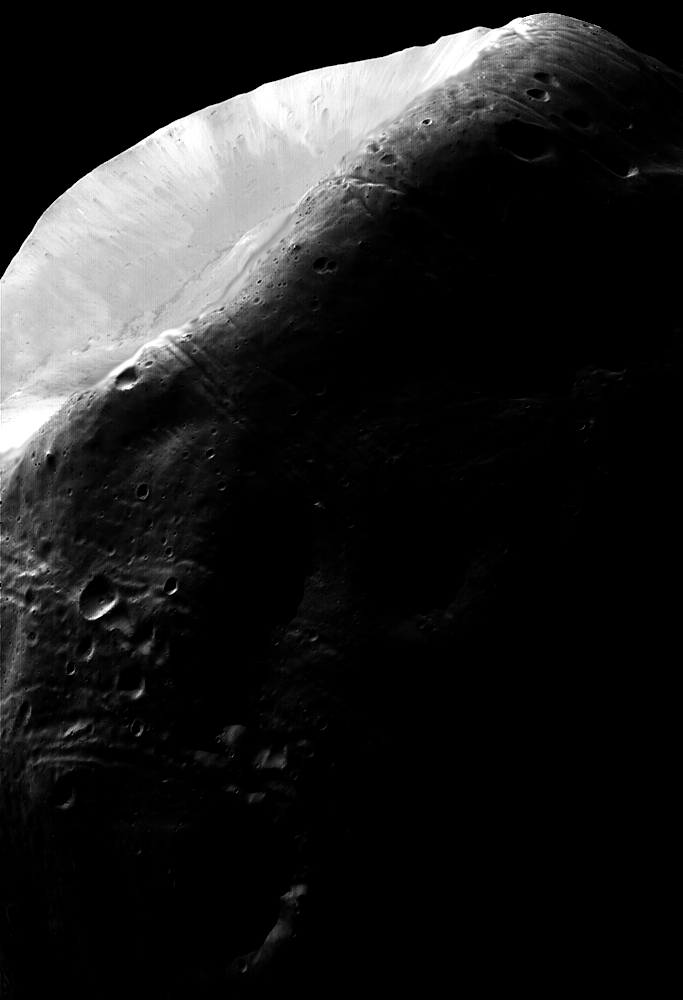
%> input picture CSE-3226 Digital Image Processing Lab/MatWork/Fig0323.tif, 683 x 1000 px
$ octave HistMatchFun.m   (GNU Octave 9; MATLAB toolbox functions it lacks are replaced by stand-ins)
%> lines starting %> are read from the running program, lines starting %| are printed output that depends on the picture
clc;
im1=imread('Fig0323.tif');
%> im1 is the input picture: size 1000x683 uint8; min 0, max 255, mean 31.7
%im2=imread('Fig0320(3).tif');
im2=imread('ref.tif');
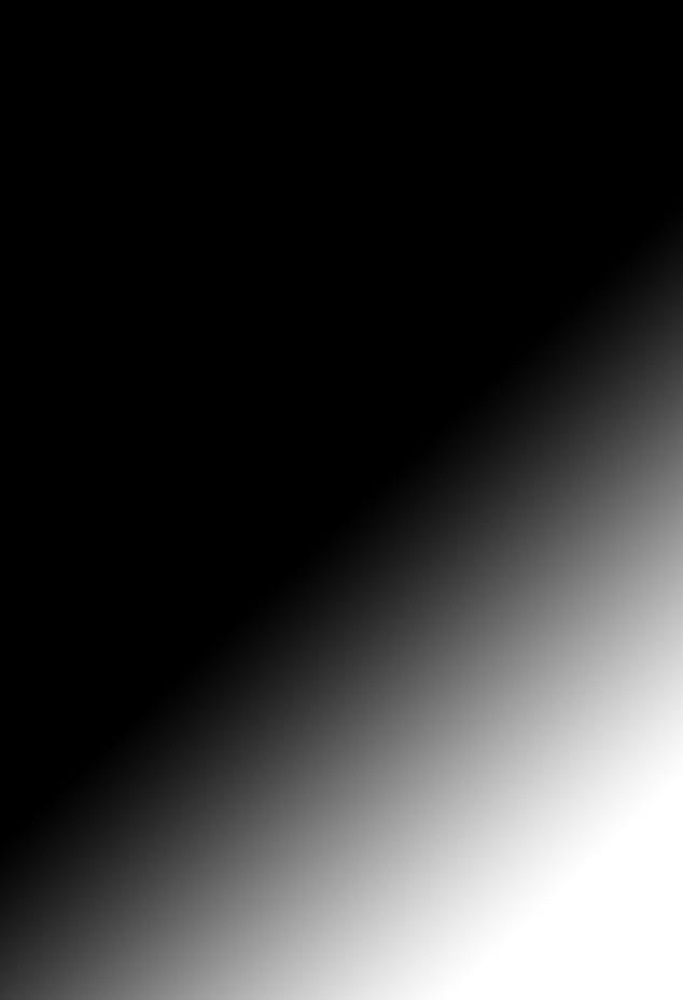
%> input picture CSE-3226 Digital Image Processing Lab/MatWork/ref.tif, 683 x 1000 px
%> im2 is the input picture: size 1000x683x3 uint8; min 0, max 255, mean 56
im2 = rgb2gray(im2);
%> im2: size 1000x683 uint8
B = imhistmatch(im1,im2);
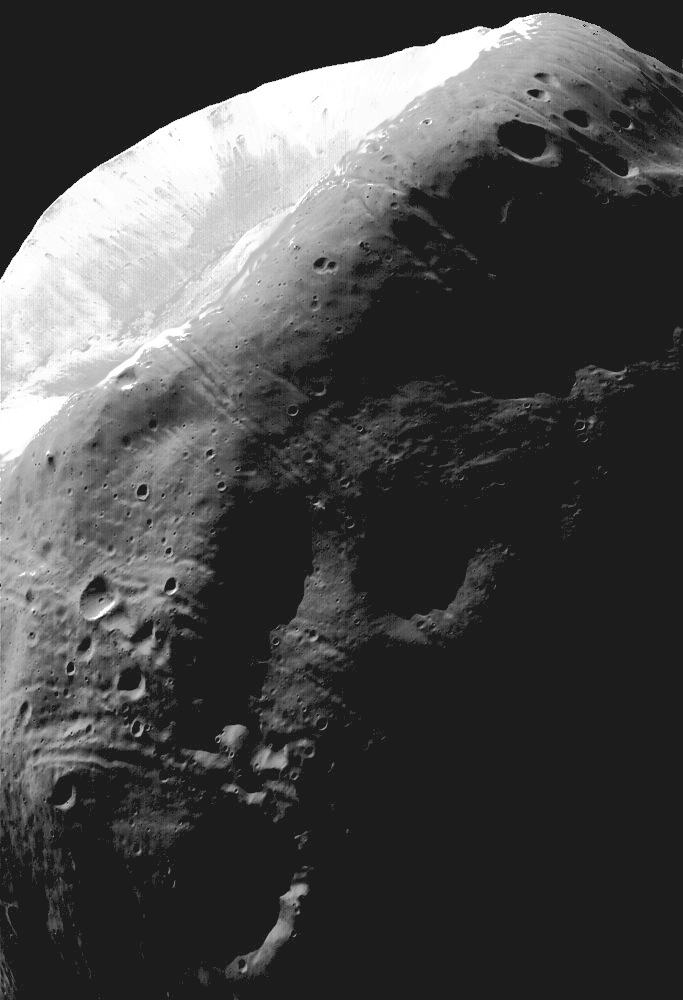
%> B: size 1000x683 uint8; min 28, max 255, mean 72.1
subplot(2,2,1);
imhist(im1);title('Original Histogram');
subplot(2,2,2);
imhist(im2);title('Target Histogram');
subplot(2,2,3);
imshow(B);title('Histogram Matching image');
subplot(2,2,4);
imhist(B);title('Matched image Histogram');
%> after `title('Matched image Histogram')`:
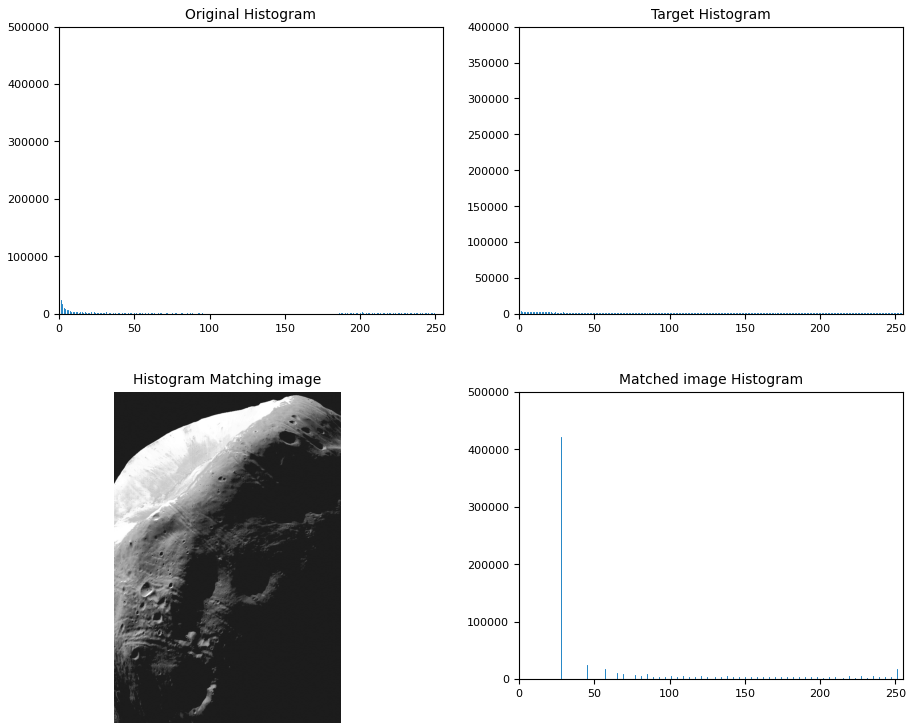
%> figure redrawn from the program's plot data, 4 panels
imwrite(B,'MatchedFun.jpg','jpg');
